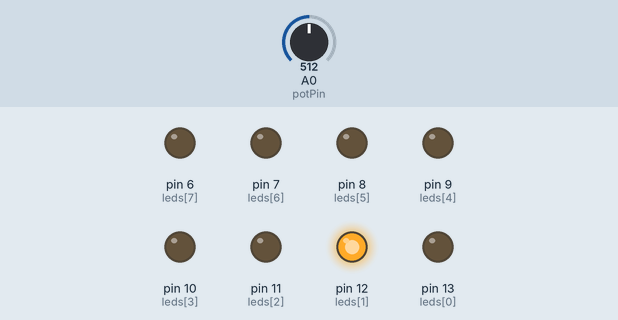
Simulated run of this sketch. Board: Arduino Uno, built with avr-gcc and run on an emulated ATmega328P. Parts: output pins drawn as LEDs (lit = HIGH). Dashed ring = blinking. Inputs (shaded band) come from the test bench; at power-on: A0 (potPin) = 512. What the sketch prints to the serial monitor is not drawn.

Above: at 1.2 s.
1.3 s: A0 (potPin) set to 0
At 1.47 s:
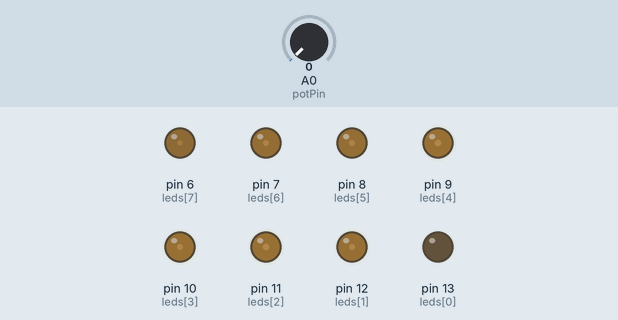
4.3 s: A0 (potPin) set to 122
At 5.34 s:
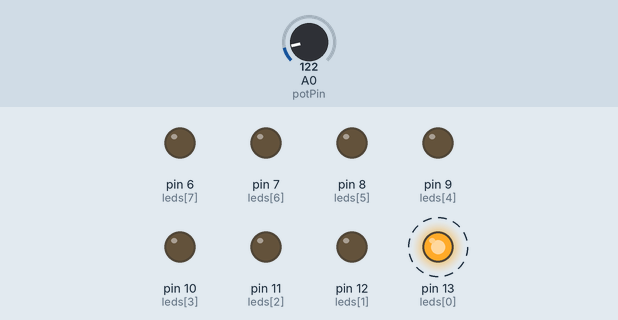
7.3 s: A0 (potPin) set to 0
10.3 s: A0 (potPin) set to 511
At 11.2 s:
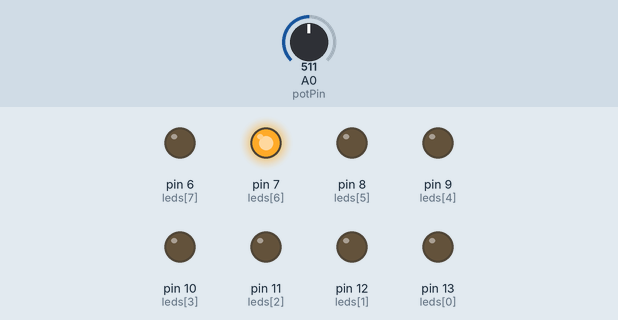
13.3 s: A0 (potPin) set to 472
At 15.93 s:
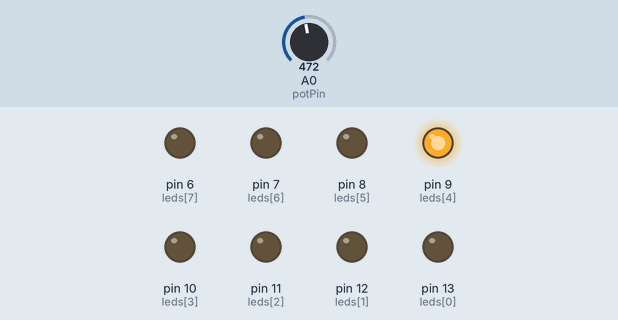
16.3 s: A0 (potPin) set to 458
19.3 s: A0 (potPin) set to 445
Timing chart, 0 to 23.3 s (numbered marks = the images above; inputs shaded):
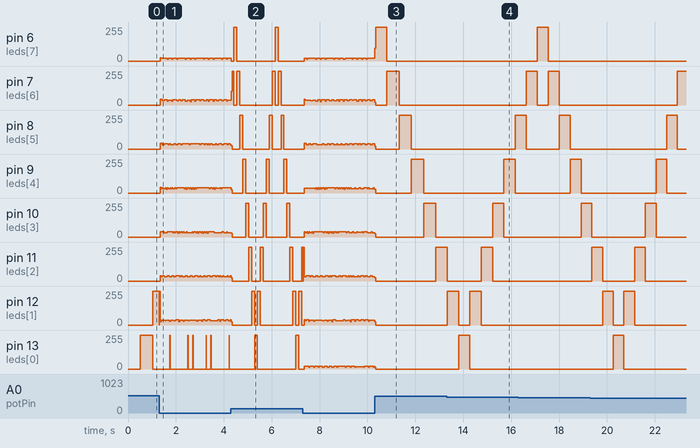

The sketch:

FlowingLights.ino
```cpp
const int leds[] = {13,12,11,10,9,8,7,6};
int delayTime;
int direction = 1;
int curLED = 0;

int ledNum = 8;
unsigned long changeTime;
const int potPin = A0;

void changeLED()
{
	for(int i : leds)
        {
                digitalWrite(i, LOW);
        }

	digitalWrite(leds[curLED], HIGH);
	curLED += direction;

	if(curLED == ledNum-1)
	{
		direction = -1;
	}
	if(curLED == 0)
	{
		direction = 1;
	}
}

void setup()
{
	Serial.begin(9600);
	Serial.println("Initializing Flowing Lights");
	for(int i : leds)
	{
		pinMode(i, OUTPUT);
	}

	changeTime = millis();
}

void loop()
{
	delayTime = analogRead(potPin);
	if((millis() - changeTime) > delayTime){
		changeLED();
		changeTime = millis();
	}
}
```

Measured:
- the behaviour switches between 491 and 490 on A0 (potPin) (found by bisection; images 3 and 4)
- after the input at 13.3 s, pin 8 (leds[5]): 0/255 → 255/255 after 2.9 s; pin 9 (leds[4]): 0/255 → 255/255 after 2.4 s instead of 2.6 s
- by itself, pin 11 (leds[2]): alternates 255/255 for 0.45 s and 0/255 for 1.3 s
- by itself, pin 12 (leds[1]): alternates 255/255 for 0.45 s and 0/255 for 0.45 s, 4 changes in all, then stays 0/255
